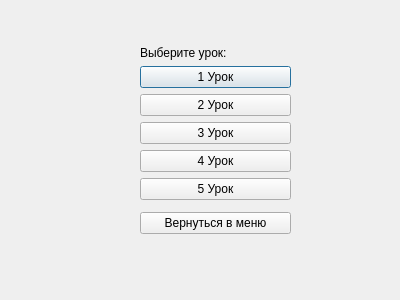
<?xml version="1.0" encoding="UTF-8"?>
<ui version="4.0">
 <class>lessons</class>
 <widget class="QDialog" name="lessons">
  <property name="geometry">
   <rect>
    <x>0</x>
    <y>0</y>
    <width>400</width>
    <height>300</height>
   </rect>
  </property>
  <property name="windowTitle">
   <string>Dialog</string>
  </property>
  <widget class="QWidget" name="layoutWidget">
   <property name="geometry">
    <rect>
     <x>140</x>
     <y>40</y>
     <width>151</width>
     <height>200</height>
    </rect>
   </property>
   <layout class="QVBoxLayout" name="verticalLayout_2">
    <item>
     <layout class="QVBoxLayout" name="verticalLayout">
      <item>
       <widget class="QLabel" name="label">
        <property name="sizePolicy">
         <sizepolicy hsizetype="Preferred" vsizetype="Fixed">
          <horstretch>0</horstretch>
          <verstretch>0</verstretch>
         </sizepolicy>
        </property>
        <property name="text">
         <string>Выберите урок:</string>
        </property>
       </widget>
      </item>
      <item>
       <widget class="QPushButton" name="lesson_1">
        <property name="text">
         <string>1 Урок</string>
        </property>
       </widget>
      </item>
      <item>
       <widget class="QPushButton" name="lesson_2">
        <property name="text">
         <string>2 Урок</string>
        </property>
       </widget>
      </item>
      <item>
       <widget class="QPushButton" name="lesson_3">
        <property name="text">
         <string>3 Урок</string>
        </property>
       </widget>
      </item>
      <item>
       <widget class="QPushButton" name="lesson_4">
        <property name="text">
         <string>4 Урок</string>
        </property>
       </widget>
      </item>
      <item>
       <widget class="QPushButton" name="lesson_5">
        <property name="text">
         <string>5 Урок</string>
        </property>
       </widget>
      </item>
     </layout>
    </item>
    <item>
     <widget class="QPushButton" name="Back_to_menu">
      <property name="sizePolicy">
       <sizepolicy hsizetype="Preferred" vsizetype="Fixed">
        <horstretch>0</horstretch>
        <verstretch>0</verstretch>
       </sizepolicy>
      </property>
      <property name="text">
       <string>Вернуться в меню</string>
      </property>
     </widget>
    </item>
   </layout>
  </widget>
 </widget>
 <resources/>
 <connections/>
</ui>
